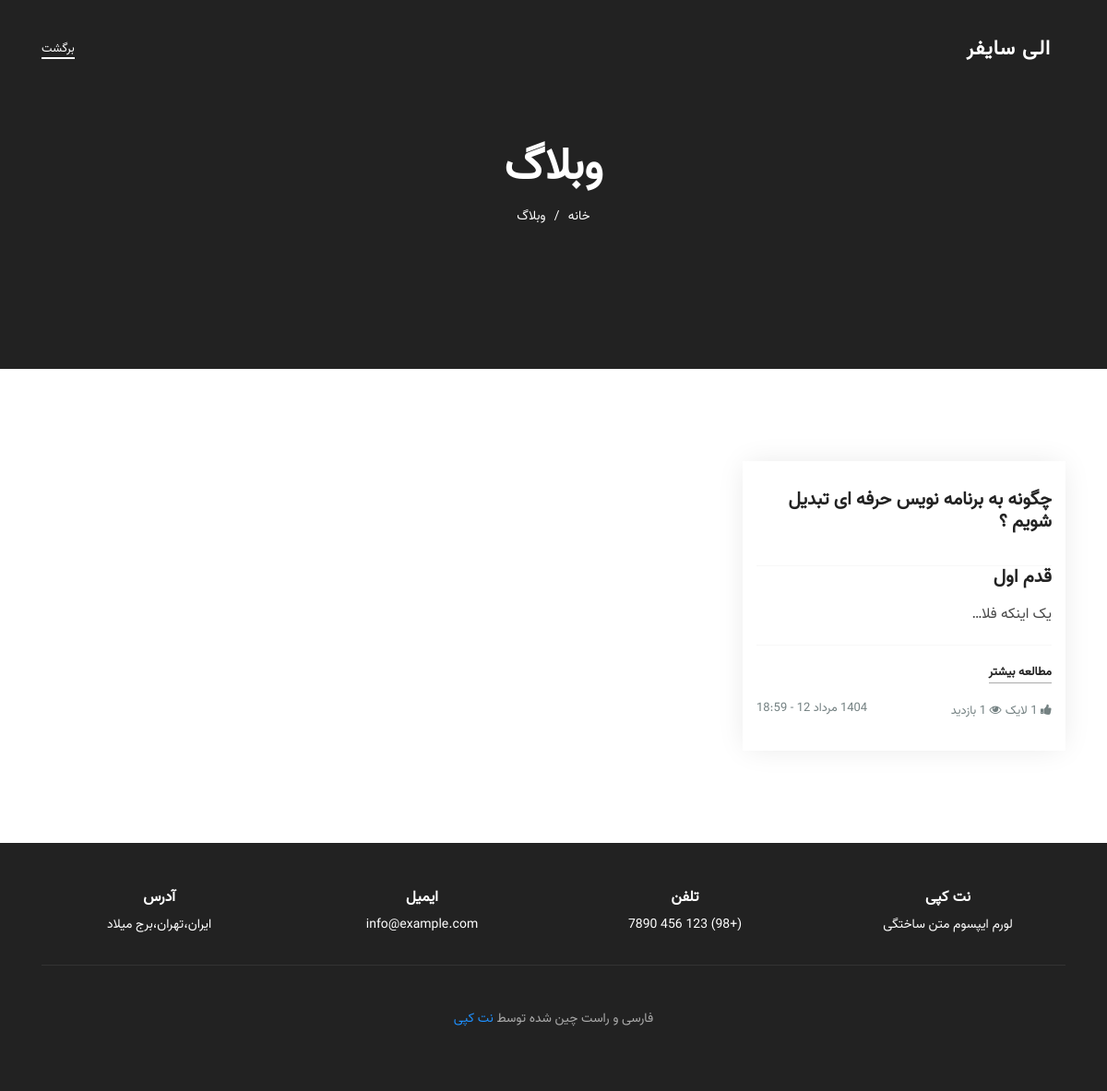
Page /blog/ on the earlier database version.
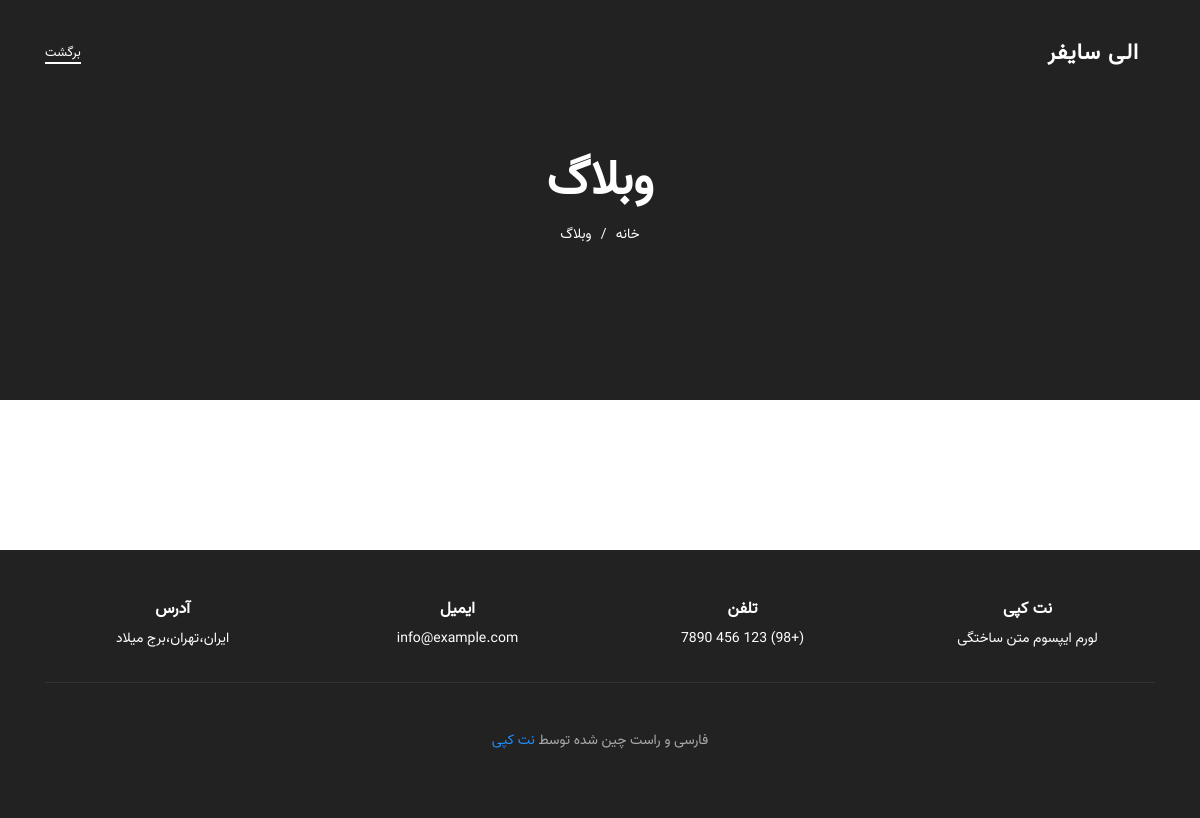
Same page on the later database version.
### blog/models.py (models this page shows, shortened)
class Post(models.Model):
    STATUS_CHOICES =(
        ('d' , 'پیش نویس'),
        ('p' , 'منتشر شده'),
    )
    title = models.CharField(max_length=100 , verbose_name='عنوان پست')
    slug = models.SlugField(max_length=100 ,unique=True,blank=True, allow_unicode=True, verbose_name='آدرس')
    image = models.ImageField(upload_to='Post_Images/' , blank=True , null=True , verbose_name="تصویر پست")
    description = ProseEditorField(verbose_name='محتوای مقاله')
    publish = models.DateTimeField(default=timezone.now , verbose_name="زمان انتشار" )
    created = models.DateField(auto_now_add=True , verbose_name='تاریخ ساخت')
    updated = models.DateField(auto_now=True , verbose_name='تاریخ بروز رسانی')
    status = models.CharField(max_length=1 , choices=STATUS_CHOICES , verbose_name= "وضعیت")
    author = models.ForeignKey(Member ,on_delete=models.CASCADE, related_name='post_author',verbose_name='نویسنده')
    class Meta():
        verbose_name = "پست"
        verbose_name_plural = "پست ها"
    def like_count(self):
        return self.post_like.count()
    def view_count(self):
        return self.views.count()
    def jpublish(self):
        return time_Converter(self.publish)
    jpublish.short_description = 'زمان انتشار'
    view_count.short_description = 'تعداد بازدید'
    like_count.short_description = 'تعداد لایک'

### blog/views.py (the view)
# urls.py: path('blog/',BlogView.as_view(), name='blog'),
class BlogView(View):
    template_name ='blog/blog_page.html'
    def get(self,request):
        post = Post.objects.filter(status = 'p')
        return render(request , self.template_name , {'posts':post})

### meta/context_processors.py (called while the page is built)
def static_path(request):
    return {"STATIC_PATH": settings.STATIC_URL}

### utils/date_utils.py (called while the page is built)
def time_Converter(time):
    tehran_tz = pytz.timezone('Asia/Tehran')
    time = time.astimezone(tehran_tz)  # تبدیل زمان به تهران
    mahhaye_shamsi = ['فروردین', 'اردیبهشت', 'خرداد', 'تیر', 'مرداد', 'شهریور', 'مهر', 'آبان', 'آذر', 'دی', 'بهمن', 'اسفند']
    time_to_str = "{},{},{}".format(time.year , time.month , time.day)
    time_to_tuple = jalali.Gregorian(time_to_str).persian_tuple()
    time_to_list = list(time_to_tuple)
    for index , mounth in enumerate(mahhaye_shamsi):
        if time_to_list[1] == index+1 :
            time_to_list[1] = mounth
            break
    output = "{} {} {}  - {:02d}:{:02d}".format(
        time_to_list[0],
        time_to_list[1],
        time_to_list[2],
        time.hour,
        time.minute,
    )
    return output

### utils/jalali.py (called while the page is built)
    def persian_tuple(self):
        return self.persian_year, self.persian_month, self.persian_day

### blog/templates/blog/blog_page.html (shortened to what this page needs)
{% extends 'base.html' %}
{% block content %}
    <body>
        <nav class="navbar navbar-expand-lg navbar-dark">
            <div class="container">
                <a class="navbar-brand logo" href="{% url 'home:home' %}">
                   الی سایفر
                </a>
                <ul class="navbar-nav ml-auto">
                    <li class="nav-item">
                        <a href="{% url 'home:home' %}" class="nav-link active">برگشت</a>
                    </li>
                </ul>
            </div>
        </nav>
        <section class="banner-blog">
            <div id="particles-js"></div>
            <div class="banner-caption text-center">
                <h1>وبلاگ</h1>
                <div class="bread-crumb mt-10">
                    <a href="{% url 'home:home' %}">خانه</a>
                    <a href="#">وبلاگ</a>
                </div>
            </div>
        </section>
        <section class="blogs blog-list pt-100 pb-50" data-scroll-index="4">
            <div class="container">
                <div class="row">
                    {% for post in posts %}
                    <div class="col-lg-4 col-md-6">
                        <div class="blog-item">
                            <div class="blog-content">
                                <h3>{{ post.title }}</h3>
                                <p>{{ post.description|truncatechars:50|safe }}</p>
                                <div class="blog-meta">
                                    <span class="more">
                                        <a href="{% url 'blog:post_detail' post.slug post.id %}">مطالعه بیشتر</a>
                                    </span>
                                </div>
                                <div class="blog-meta">
                                    <span class="likes">
                                        <i class="fa fa-thumbs-up"></i> {{ post.like_count }} لایک
                                    </span>
                                    <span class="views">
                                        <i class="fa fa-eye"></i> {{ post.view_count }} بازدید
                                    </span>
                                    <span class="date">
                                    {{post.jpublish}}
                                    </span>
                                </div>
                            </div>
                        </div>
                    </div>
                    {% endfor %}
        </section>
            {% endblock %}

Differences in the rows shown:
removed Post: title "چگونه به برنامه نویس حرفه ای تبدیل شویم ؟", description "قدم اول یک اینکه فلا…", jpublish "1404 مرداد 12 - 18:59"
